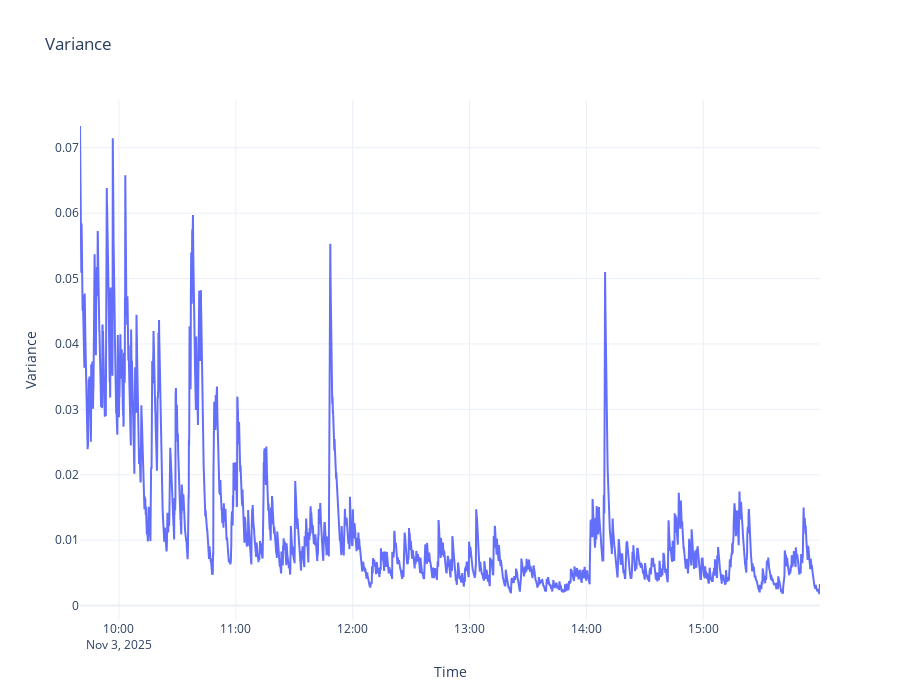

This figure's notebook cell:
### Markdown cell above
***Volatility check***

### Code cell
start = '2025-11-03 09:40:00-05:00'
end   = '2025-11-03 15:59:55-05:00'
df_range = df[(df.index >= start) & (df.index <= end)]


fig = go.Figure()

fig.add_trace(go.Scatter(
    x=df_range.index, y=df_range['var_dMid'],
    mode='lines', name='Variance', yaxis='y1'
))
fig.update_layout(
    title='Variance',
    xaxis=dict(title='Time'),
    yaxis=dict(title='Variance'),
    # yaxis2=dict(title='Probability', overlaying='y', side='right', range=[0,1]),
    hovermode='x unified',
    template='plotly_white',
     height=700
)

fig.show()

### Figure 1 — Plotly figure (JSON) as saved in the notebook; plotly's stock layout.template omitted (floating-point values rounded to 4 significant figures; data arrays with more than 128 entries replaced by an {"elided": "..."} marker saying what was removed)
{"data": [{"mode": "lines", "name": "Variance", "type": "scatter", "x": {"elided": "4560 str values"}, "y": {"elided": "4560 float values"}, "yaxis": "y"}], "layout": {"height": 700, "hovermode": "x unified", "title": {"text": "Variance"}, "xaxis": {"title": {"text": "Time"}}, "yaxis": {"title": {"text": "Variance"}}}}
